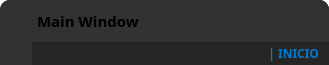
        <widget class="QFrame" name="frame_top">
         <property name="minimumSize">
          <size>
           <width>0</width>
           <height>65</height>
          </size>
         </property>
         <property name="maximumSize">
          <size>
           <width>16777215</width>
           <height>65</height>
          </size>
         </property>
         <property name="styleSheet">
          <string notr="true">background-color: transparent;</string>
         </property>
         <property name="frameShape">
          <enum>QFrame::NoFrame</enum>
         </property>
         <property name="frameShadow">
          <enum>QFrame::Raised</enum>
         </property>
         <layout class="QHBoxLayout" name="horizontalLayout">
          <property name="spacing">
           <number>0</number>
          </property>
          <property name="leftMargin">
           <number>0</number>
          </property>
          <property name="topMargin">
           <number>0</number>
          </property>
          <property name="rightMargin">
           <number>0</number>
          </property>
          <property name="bottomMargin">
           <number>0</number>
          </property>
          <item>
           <widget class="QFrame" name="frame_toggle">
            <property name="maximumSize">
             <size>
              <width>70</width>
              <height>16777215</height>
             </size>
            </property>
            <property name="styleSheet">
             <string notr="true">background-color: rgb(50, 50, 51);
border-top-left-radius: 10px;</string>
            </property>
            <property name="frameShape">
             <enum>QFrame::NoFrame</enum>
            </property>
            <property name="frameShadow">
             <enum>QFrame::Raised</enum>
            </property>
            <layout class="QVBoxLayout" name="verticalLayout_3">
             <property name="spacing">
              <number>0</number>
             </property>
             <property name="leftMargin">
              <number>0</number>
             </property>
             <property name="topMargin">
              <number>0</number>
             </property>
             <property name="rightMargin">
              <number>0</number>
             </property>
             <property name="bottomMargin">
              <number>0</number>
             </property>
             <item>
              <widget class="QPushButton" name="btn_toggle_menu">
               <property name="sizePolicy">
                <sizepolicy hsizetype="Expanding" vsizetype="Expanding">
                 <horstretch>0</horstretch>
                 <verstretch>0</verstretch>
                </sizepolicy>
               </property>
               <property name="styleSheet">
                <string notr="true">QPushButton {
	background-image: url(:/24x24/icons/24x24/cil-menu.png);
	background-position: center;
	background-repeat: no-reperat;
	border: none;
	background-color: rgb(50, 50, 51);
}
QPushButton:hover {
	background-color: rgb(56, 56, 57);
}
QPushButton:pressed {	
	background-color: rgb(0, 122, 204);
}</string>
               </property>
               <property name="text">
                <string/>
               </property>
              </widget>
             </item>
            </layout>
           </widget>
          </item>
          <item>
           <widget class="QFrame" name="frame_top_right">
            <property name="styleSheet">
             <string notr="true">background: transparent;
</string>
            </property>
            <property name="frameShape">
             <enum>QFrame::NoFrame</enum>
            </property>
            <property name="frameShadow">
             <enum>QFrame::Raised</enum>
            </property>
            <layout class="QVBoxLayout" name="verticalLayout_4">
             <property name="spacing">
              <number>0</number>
             </property>
             <property name="leftMargin">
              <number>0</number>
             </property>
             <property name="topMargin">
              <number>0</number>
             </property>
             <property name="rightMargin">
              <number>0</number>
             </property>
             <property name="bottomMargin">
              <number>0</number>
             </property>
             <item>
              <widget class="QFrame" name="frame_top_btns">
               <property name="maximumSize">
                <size>
                 <width>16777215</width>
                 <height>42</height>
                </size>
               </property>
               <property name="styleSheet">
                <string notr="true">background-color: rgb(50, 50, 51);
border-top-right-radius: 10px;
</string>
               </property>
               <property name="frameShape">
                <enum>QFrame::NoFrame</enum>
               </property>
               <property name="frameShadow">
                <enum>QFrame::Raised</enum>
               </property>
               <layout class="QHBoxLayout" name="horizontalLayout_4">
                <property name="spacing">
                 <number>0</number>
                </property>
                <property name="leftMargin">
                 <number>0</number>
                </property>
                <property name="topMargin">
                 <number>0</number>
                </property>
                <property name="rightMargin">
                 <number>0</number>
                </property>
                <property name="bottomMargin">
                 <number>0</number>
                </property>
                <item>
                 <widget class="QFrame" name="frame_label_top_btns">
                  <property name="sizePolicy">
                   <sizepolicy hsizetype="Expanding" vsizetype="Preferred">
                    <horstretch>0</horstretch>
                    <verstretch>0</verstretch>
                   </sizepolicy>
                  </property>
                  <property name="frameShape">
                   <enum>QFrame::NoFrame</enum>
                  </property>
                  <property name="frameShadow">
                   <enum>QFrame::Raised</enum>
                  </property>
                  <layout class="QHBoxLayout" name="horizontalLayout_10">
                   <property name="spacing">
                    <number>0</number>
                   </property>
                   <property name="leftMargin">
                    <number>5</number>
                   </property>
                   <property name="topMargin">
                    <number>0</number>
                   </property>
                   <property name="rightMargin">
                    <number>10</number>
                   </property>
                   <property name="bottomMargin">
                    <number>0</number>
                   </property>
                   <item>
                    <widget class="QFrame" name="frame_icon_top_bar">
                     <property name="maximumSize">
                      <size>
                       <width>30</width>
                       <height>30</height>
                      </size>
                     </property>
                     <property name="styleSheet">
                      <string notr="true">background: transparent;
background-image: url(:/16x16/icons/16x16/cil-screen-desktop.png);
background-position: center;
background-repeat: no-repeat;
</string>
                     </property>
                     <property name="frameShape">
                      <enum>QFrame::StyledPanel</enum>
                     </property>
                     <property name="frameShadow">
                      <enum>QFrame::Raised</enum>
                     </property>
                    </widget>
                   </item>
                   <item>
                    <widget class="QLabel" name="label_title_bar_top">
                     <property name="font">
                      <font>
                       <family>Segoe UI Semibold</family>
                       <pointsize>11</pointsize>
                       <weight>75</weight>
                       <bold>true</bold>
                       <stylestrategy>PreferAntialias</stylestrategy>
                      </font>
                     </property>
                     <property name="styleSheet">
                      <string notr="true">background: transparent;
</string>
                     </property>
                     <property name="text">
                      <string>Main Window</string>
                     </property>
                    </widget>
                   </item>
                  </layout>
                 </widget>
                </item>
                <item alignment="Qt::AlignRight">
                 <widget class="QFrame" name="frame_btns_right">
                  <property name="sizePolicy">
                   <sizepolicy hsizetype="Expanding" vsizetype="Preferred">
                    <horstretch>0</horstretch>
                    <verstretch>0</verstretch>
                   </sizepolicy>
                  </property>
                  <property name="maximumSize">
                   <size>
                    <width>180</width>
                    <height>16777215</height>
                   </size>
                  </property>
                  <property name="styleSheet">
                   <string notr="true"/>
                  </property>
                  <property name="frameShape">
                   <enum>QFrame::NoFrame</enum>
                  </property>
                  <property name="frameShadow">
                   <enum>QFrame::Raised</enum>
                  </property>
                  <layout class="QHBoxLayout" name="horizontalLayout_5">
                   <property name="spacing">
                    <number>0</number>
                   </property>
                   <property name="leftMargin">
                    <number>0</number>
                   </property>
                   <property name="topMargin">
                    <number>0</number>
                   </property>
                   <property name="rightMargin">
                    <number>0</number>
                   </property>
                   <property name="bottomMargin">
                    <number>0</number>
                   </property>
                   <item>
                    <widget class="QPushButton" name="btn_fullscreen">
                     <property name="sizePolicy">
                      <sizepolicy hsizetype="Minimum" vsizetype="Preferred">
                       <horstretch>0</horstretch>
                       <verstretch>0</verstretch>
                      </sizepolicy>
                     </property>
                     <property name="minimumSize">
                      <size>
                       <width>40</width>
                       <height>0</height>
                      </size>
                     </property>
                     <property name="maximumSize">
                      <size>
                       <width>40</width>
                       <height>16777215</height>
                      </size>
                     </property>
                     <property name="toolTip">
                      <string>Pantalla Completa</string>
                     </property>
                     <property name="styleSheet">
                      <string notr="true">QPushButton {	
	border: none;
	background-color: transparent;
	border-top-right-radius: 0px;
}
QPushButton:hover {
	background-color: rgb(52, 59, 72);
}
QPushButton:pressed {	
	background-color: rgb(85, 170, 255);
}</string>
                     </property>
                     <property name="text">
                      <string/>
                     </property>
                     <property name="icon">
                      <iconset resource="files.qrc">
                       <normaloff>:/20x20/icons/20x20/cil-fullscreen.png</normaloff>:/20x20/icons/20x20/cil-fullscreen.png</iconset>
                     </property>
                     <property name="shortcut">
                      <string>F11</string>
                     </property>
                    </widget>
                   </item>
                   <item>
                    <spacer name="horizontalSpacer_4">
                     <property name="orientation">
                      <enum>Qt::Horizontal</enum>
                     </property>
                     <property name="sizeHint" stdset="0">
                      <size>
                       <width>40</width>
                       <height>20</height>
                      </size>
                     </property>
                    </spacer>
                   </item>
                   <item>
                    <widget class="QPushButton" name="btn_minimize">
                     <property name="sizePolicy">
                      <sizepolicy hsizetype="Minimum" vsizetype="Expanding">
                       <horstretch>0</horstretch>
                       <verstretch>0</verstretch>
                      </sizepolicy>
                     </property>
                     <property name="minimumSize">
                      <size>
                       <width>40</width>
                       <height>0</height>
                      </size>
                     </property>
                     <property name="maximumSize">
                      <size>
                       <width>40</width>
                       <height>16777215</height>
                      </size>
                     </property>
                     <property name="toolTip">
                      <string>Minimizar</string>
                     </property>
                     <property name="styleSheet">
                      <string notr="true">QPushButton {	
	border: none;
	background-color: transparent;
	border-top-right-radius: 0px;
}
QPushButton:hover {
	background-color: rgb(52, 59, 72);
}
QPushButton:pressed {	
	background-color: rgb(85, 170, 255);
}</string>
                     </property>
                     <property name="text">
                      <string/>
                     </property>
                     <property name="icon">
                      <iconset resource="files.qrc">
                       <normaloff>:/16x16/icons/16x16/cil-window-minimize.png</normaloff>:/16x16/icons/16x16/cil-window-minimize.png</iconset>
                     </property>
                    </widget>
                   </item>
                   <item>
                    <widget class="QPushButton" name="btn_maximize_restore">
                     <property name="sizePolicy">
                      <sizepolicy hsizetype="Minimum" vsizetype="Expanding">
                       <horstretch>0</horstretch>
                       <verstretch>0</verstretch>
                      </sizepolicy>
                     </property>
                     <property name="minimumSize">
                      <size>
                       <width>40</width>
                       <height>0</height>
                      </size>
                     </property>
                     <property name="maximumSize">
                      <size>
                       <width>40</width>
                       <height>16777215</height>
                      </size>
                     </property>
                     <property name="toolTip">
                      <string>Maximizar</string>
                     </property>
                     <property name="styleSheet">
                      <string notr="true">QPushButton {	
	border: none;
	background-color: transparent;
	border-top-right-radius: 0px;
}
QPushButton:hover {
	background-color: rgb(52, 59, 72);
}
QPushButton:pressed {	
	background-color: rgb(85, 170, 255);
}</string>
                     </property>
                     <property name="text">
                      <string/>
                     </property>
                     <property name="icon">
                      <iconset resource="files.qrc">
                       <normaloff>:/16x16/icons/16x16/cil-window-maximize.png</normaloff>:/16x16/icons/16x16/cil-window-maximize.png</iconset>
                     </property>
                    </widget>
                   </item>
                   <item>
                    <widget class="QPushButton" name="btn_close">
                     <property name="sizePolicy">
                      <sizepolicy hsizetype="Minimum" vsizetype="Expanding">
                       <horstretch>0</horstretch>
                       <verstretch>0</verstretch>
                      </sizepolicy>
                     </property>
                     <property name="minimumSize">
                      <size>
                       <width>40</width>
                       <height>0</height>
                      </size>
                     </property>
                     <property name="maximumSize">
                      <size>
                       <width>40</width>
                       <height>16777215</height>
                      </size>
                     </property>
                     <property name="toolTip">
                      <string>Cerrar</string>
                     </property>
                     <property name="styleSheet">
                      <string notr="true">QPushButton {	
	border: none;
	background-color: transparent;
}
QPushButton:hover {
	background-color: rgb(255, 60, 63);
}
QPushButton:pressed {	
	background-color: rgb(217, 0, 0);
};
</string>
                     </property>
                     <property name="text">
                      <string/>
                     </property>
                     <property name="icon">
                      <iconset resource="files.qrc">
                       <normaloff>:/16x16/icons/16x16/cil-x.png</normaloff>:/16x16/icons/16x16/cil-x.png</iconset>
                     </property>
                    </widget>
                   </item>
                  </layout>
                 </widget>
                </item>
               </layout>
              </widget>
             </item>
             <item>
              <widget class="QFrame" name="frame_top_info">
               <property name="maximumSize">
                <size>
                 <width>16777215</width>
                 <height>65</height>
                </size>
               </property>
               <property name="styleSheet">
                <string notr="true">background-color: rgb(37, 37, 38);</string>
               </property>
               <property name="frameShape">
                <enum>QFrame::NoFrame</enum>
               </property>
               <property name="frameShadow">
                <enum>QFrame::Raised</enum>
               </property>
               <layout class="QHBoxLayout" name="horizontalLayout_8">
                <property name="spacing">
                 <number>0</number>
                </property>
                <property name="leftMargin">
                 <number>10</number>
                </property>
                <property name="topMargin">
                 <number>0</number>
                </property>
                <property name="rightMargin">
                 <number>10</number>
                </property>
                <property name="bottomMargin">
                 <number>0</number>
                </property>
                <item>
                 <widget class="QLabel" name="label_top_info_1">
                  <property name="minimumSize">
                   <size>
                    <width>0</width>
                    <height>20</height>
                   </size>
                  </property>
                  <property name="maximumSize">
                   <size>
                    <width>16777215</width>
                    <height>20</height>
                   </size>
                  </property>
                  <property name="font">
                   <font>
                    <family>Segoe UI</family>
                   </font>
                  </property>
                  <property name="styleSheet">
                   <string notr="true">color: rgb(98, 103, 111); </string>
                  </property>
                  <property name="text">
                   <string/>
                  </property>
                  <property name="wordWrap">
                   <bool>true</bool>
                  </property>
                 </widget>
                </item>
                <item>
                 <widget class="QLabel" name="label_top_info_2">
                  <property name="minimumSize">
                   <size>
                    <width>0</width>
                    <height>0</height>
                   </size>
                  </property>
                  <property name="maximumSize">
                   <size>
                    <width>250</width>
                    <height>20</height>
                   </size>
                  </property>
                  <property name="font">
                   <font>
                    <family>Segoe UI Semibold</family>
                    <weight>75</weight>
                    <bold>true</bold>
                   </font>
                  </property>
                  <property name="styleSheet">
                   <string notr="true">color: rgb(0, 122, 204);</string>
                  </property>
                  <property name="text">
                   <string>| INICIO</string>
                  </property>
                  <property name="alignment">
                   <set>Qt::AlignRight|Qt::AlignTrailing|Qt::AlignVCenter</set>
                  </property>
                 </widget>
                </item>
               </layout>
              </widget>
             </item>
            </layout>
           </widget>
          </item>
         </layout>
        </widget>
